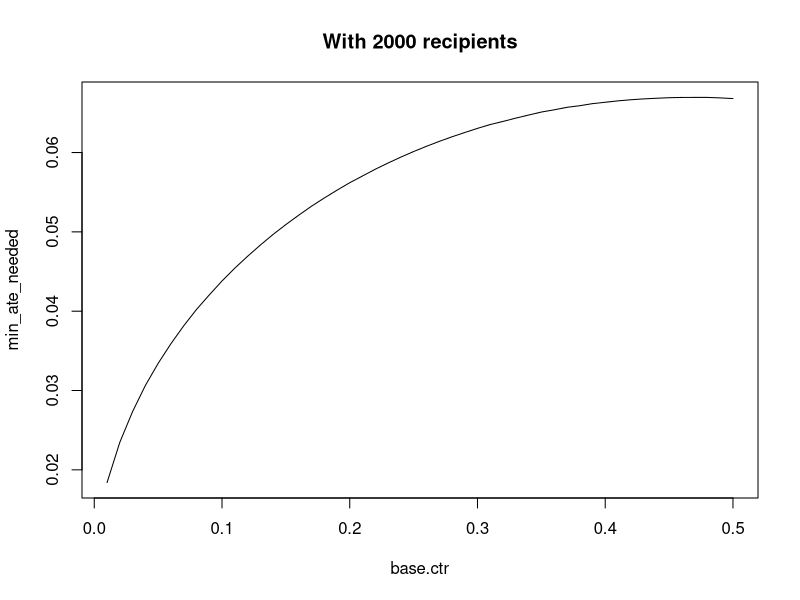

The R script that drew this image:
## ---- chunk 1
options(digits = 3)
library(data.table)
## ---- chunk 2
Power <- 0.85
alpha <- 0.05

d <- data.table(baseClickThrough = rep(c(0.01, 0.05, 0.15), 3))
d[, groupSize := c(700, 700, 700, 1000, 1000, 1000, 7000, 7000, 7000)]

# Base R's built in power function isn't vectorized, so I'm doing this outside of the data table.  The code below computes the minimum difference in click through probability that can be detected at the given power and alpha.

minDiffDetected <- sapply(1:nrow(d), function(i) power.prop.test(n = d$groupSize[i], p1 = d$baseClickThrough[i], p2 = NULL, sig.leve = alpha, power = Power)$p2 - d$baseClickThrough[i])

d[ , minDiffDetected := minDiffDetected]
d
## ---- chunk 3
# https://sphweb.bumc.bu.edu/otlt/MPH-Modules/BS/R/R-Manual/R-Manual17.html

base.ctr = seq(0.01, 0.5, 0.01) 

min_ate_needed <- sapply(1:length(base.ctr), function(i) power.prop.test(n = 1000, p1 = base.ctr[i], p2 = NULL, sig.leve = 0.05, power = 0.85, strict=T)$p2 - base.ctr[i])

plot(base.ctr, min_ate_needed, type="l")
title("With 2000 recipients")

power.t.test(n = NULL, delta = 0.05, sig.level = 0.05, power = 0.85, alternative="two.sided")

